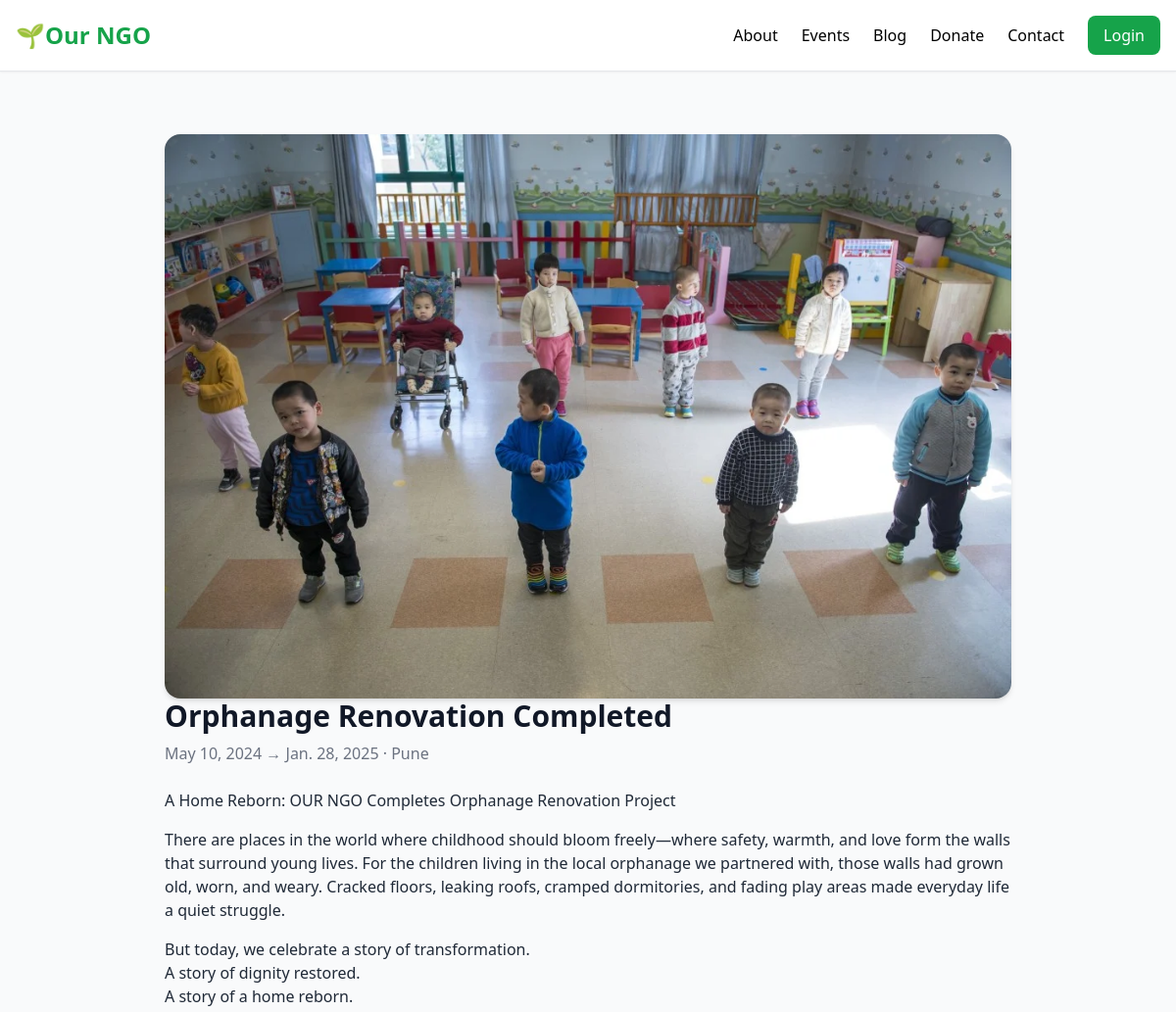
The app's page /events/orphanage-renovation-completed/ (upper part), older data.
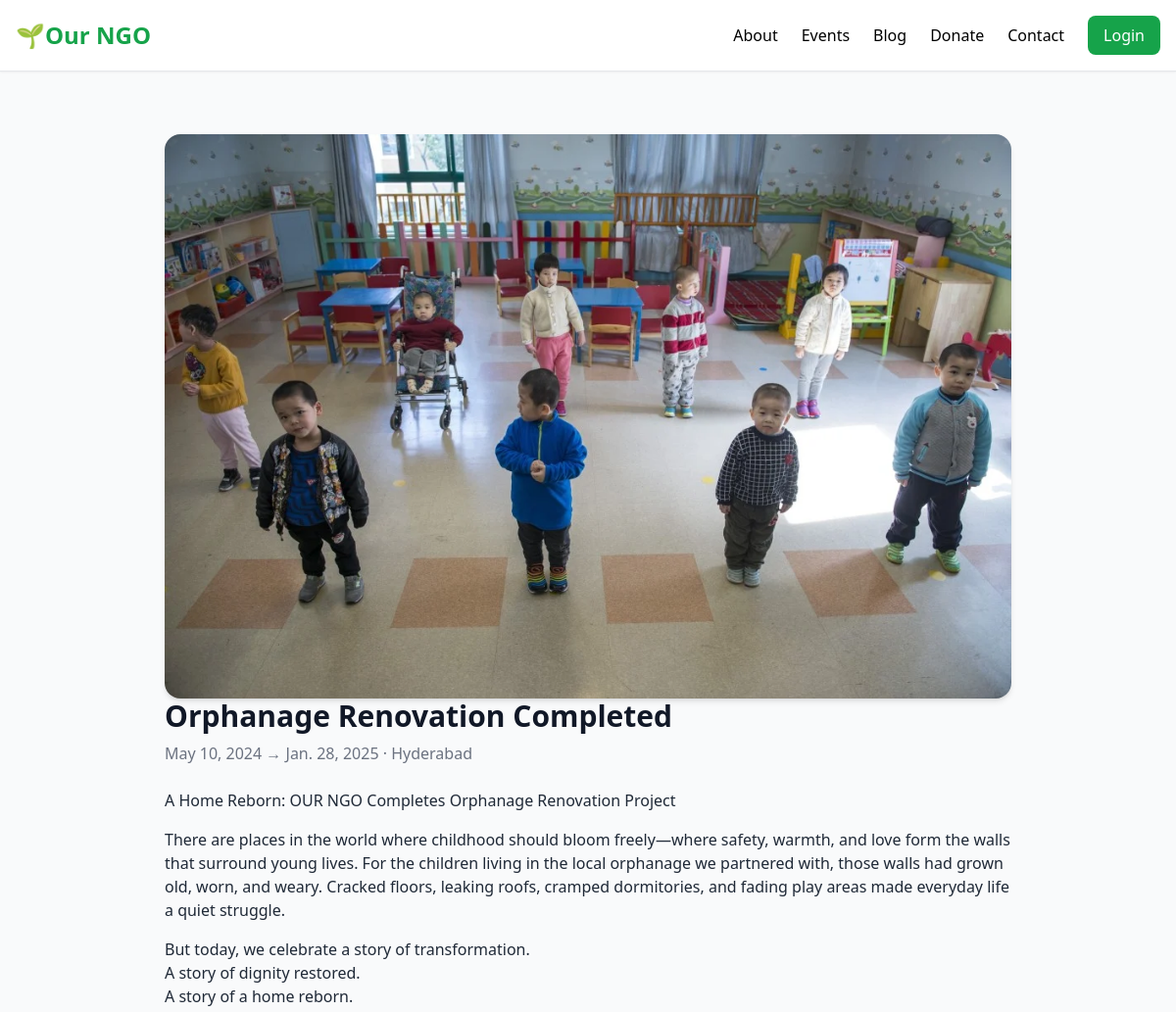
The same page, newer data.
### events/models.py (models this page shows, shortened)
class Event(models.Model):
    title = models.CharField(max_length=200)
    slug = models.SlugField(unique=True)
    start_date = models.DateField()
    end_date = models.DateField(blank=True, null=True)
    location = models.CharField(max_length=200, blank=True)
    description = models.TextField(blank=True)
    image = models.ImageField(upload_to='events/', blank=True, null=True)
    class Meta:
        ordering = ["start_date"]

### events/views.py (the view)
# urls.py: path("<slug:slug>/", event_detail, name="event_detail"),
def event_detail(request, slug):
    event = get_object_or_404(Event, slug=slug)
    return render(request, "events/event_detail.html", {"event": event})

### ngo_site/templates/events/event_detail.html (shortened to what this page needs)
{% extends "base.html" %}
{% block content %}
<section class="max-w-4xl mx-auto px-4 py-16">
  {% if event.image %}
  <img src="{{ event.image.url }}" class="rounded-2xl shadow-md" alt="{{ event.title }}">
  {% else %}
  <img src="https://images.unsplash.com/photo-1524678606370-a47ad25cb82a?auto=format&fit=crop&w=1200&q=60"
       class="w-full h-64 object-cover rounded-2xl mb-8 shadow-lg">
  {% endif %}
  <h1 class="text-3xl font-bold text-gray-900">{{ event.title }}</h1>
  <p class="text-gray-500 mt-2 mb-6">
    {{ event.start_date }}{% if event.end_date %} → {{ event.end_date }}{% endif %} &middot; {{ event.location }}
  </p>
  <div class="prose prose-teal max-w-none text-gray-800">
    {{ event.description|linebreaks }}
  </div>
</section>
{% endblock %}

Row changes from the older to the newer data that the page shows:
changed Event "Orphanage Renovation Completed": location "Pune" → "Hyderabad"
